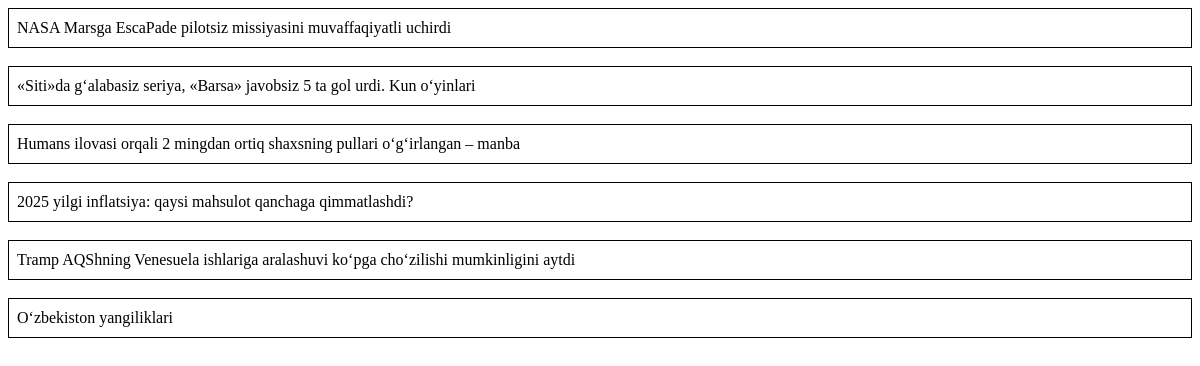
Before: /news/ with the older database file.
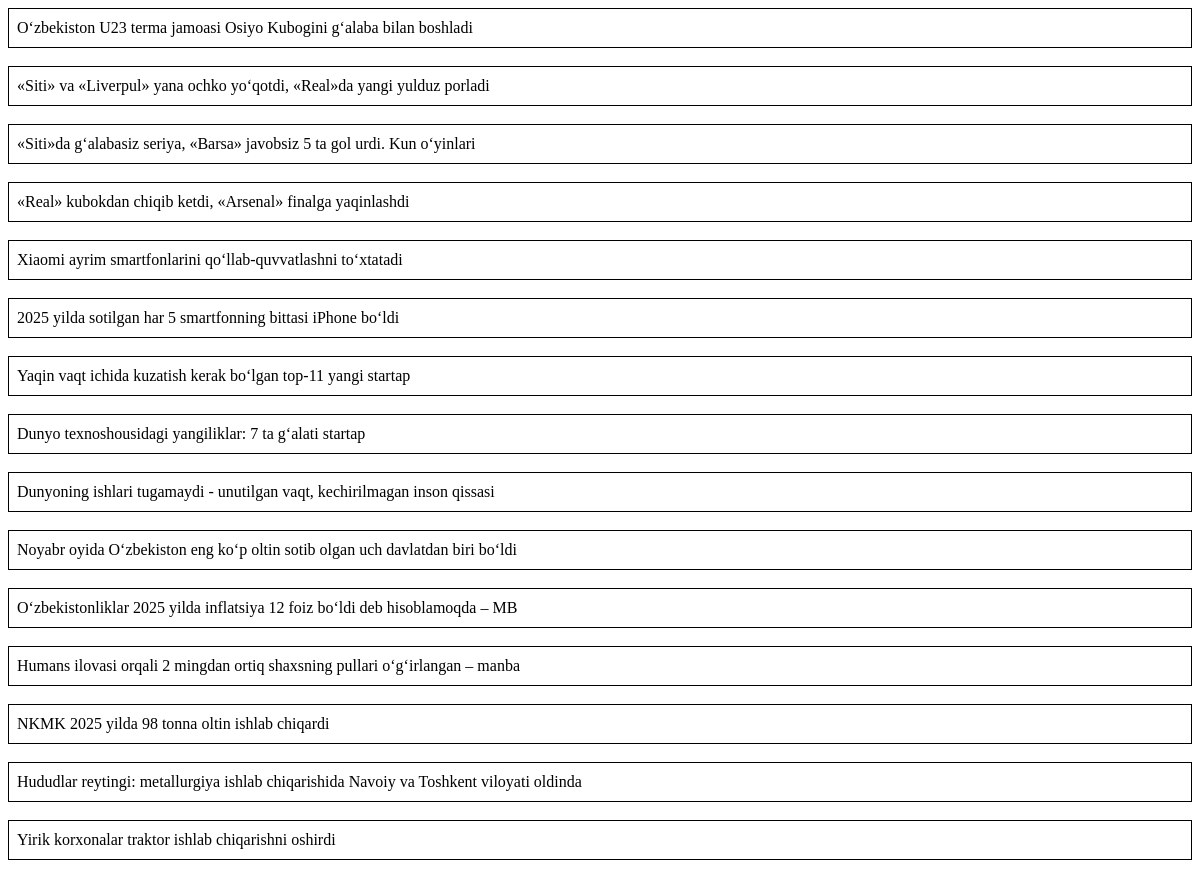
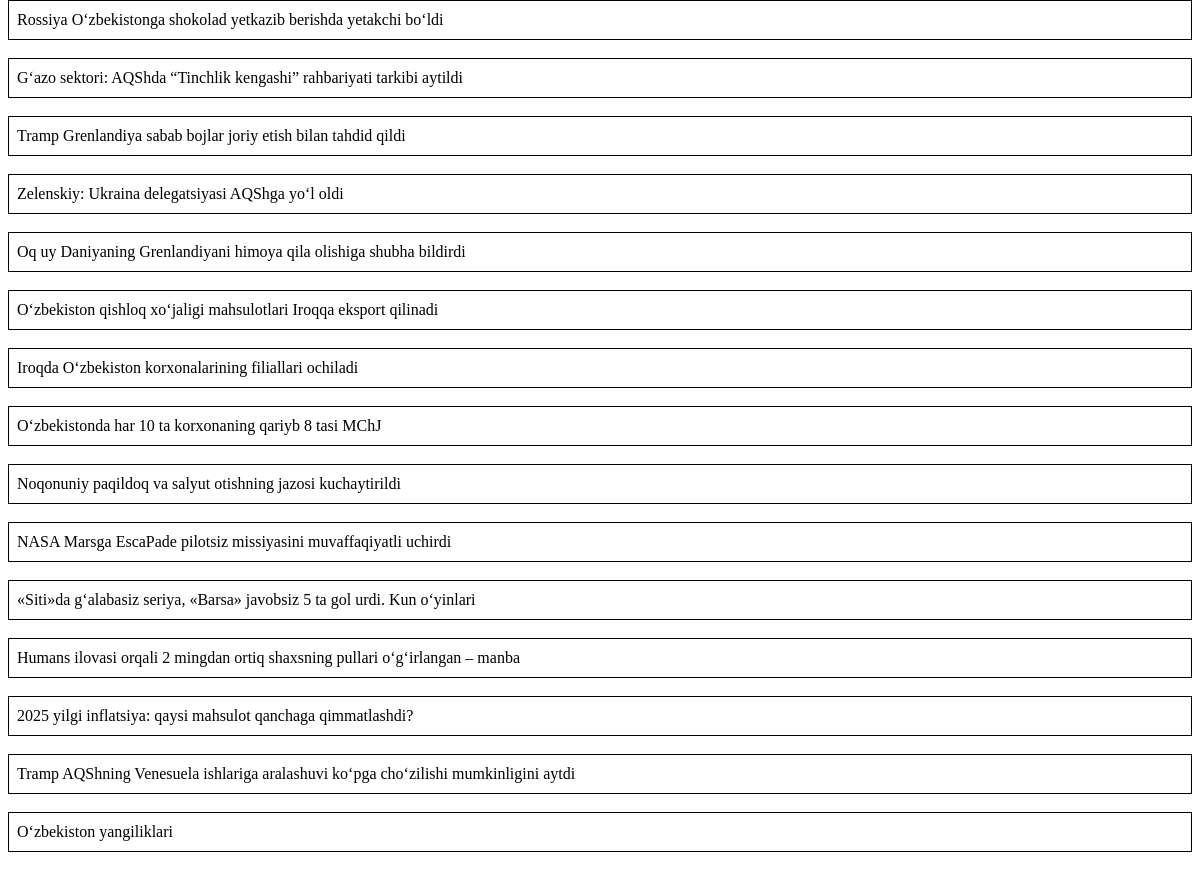
After: the same page with the newer database file (2 pictures, top to bottom).
### news_projeck/models.py (models this page shows, shortened)
class News(models.Model):
    class Status(models.TextChoices):
        Draft = "DT", "Draft"
        Published = "PB" , "Published"
    title = models.CharField(max_length=250)
    slug = models.SlugField(max_length=250 , unique=True)
    body = models.TextField()
    img = models.ImageField(upload_to='new/images/')
    category = models.ForeignKey(Category, on_delete=models.CASCADE)
    created_at = models.DateTimeField(auto_now_add=True)
    updated_at = models.DateTimeField(auto_now=True)
    published_at = models.DateTimeField(default=timezone.now)
    status = models.CharField(max_length=2 , choices=Status.choices , default=Status.Draft)
    class Meta:
        ordering = ["-published_at"]

### news_projeck/views.py (the view)
# urls.py: path('news/', news_list, name='news_list'),
def news_list(request):
    news = News.objects.order_by('-created_at')
    categories = Category.objects.all
    context={
        'news':news
    }
    return render(request ,'list.html', context=context)

### templates/list.html (shortened to what this page needs)
<!DOCTYPE html>
<html lang="en">
<head>
</head>
<body>
{% for new in news %}
    <div style="border: 1px solid black; padding: 10px 8px;">
        <a style="text-decoration: none; color: black;" href="{% url 'news_detail' new.id %}">
            {{ new.title }}
        </a>
    </div>
    <br>
{% endfor %}
</body>
</html>

Changed rows visible on the page:
added News: title "O‘zbekiston U23 terma jamoasi Osiyo Kubogini g‘alaba bilan boshladi"
added News: title "«Siti» va «Liverpul» yana ochko yo‘qotdi, «Real»da yangi yulduz porladi"
added News: title "«Siti»da g‘alabasiz seriya, «Barsa» javobsiz 5 ta gol urdi. Kun o‘yinlari"
added News: title "«Real» kubokdan chiqib ketdi, «Arsenal» finalga yaqinlashdi"
added News: title "Xiaomi ayrim smartfonlarini qo‘llab-quvvatlashni to‘xtatadi"
added News: title "2025 yilda sotilgan har 5 smartfonning bittasi iPhone bo‘ldi"
added News: title "Yaqin vaqt ichida kuzatish kerak bo‘lgan top-11 yangi startap"
added News: title "Dunyo texnoshousidagi yangiliklar: 7 ta g‘alati startap"
added News: title "Dunyoning ishlari tugamaydi - unutilgan vaqt, kechirilmagan inson qissasi"
added News: title "Noyabr oyida O‘zbekiston eng ko‘p oltin sotib olgan uch davlatdan biri bo‘ldi"
added News: title "O‘zbekistonliklar 2025 yilda inflatsiya 12 foiz bo‘ldi deb hisoblamoqda – MB"
added News: title "Humans ilovasi orqali 2 mingdan ortiq shaxsning pullari o‘g‘irlangan – manba"
added News: title "NKMK 2025 yilda 98 tonna oltin ishlab chiqardi"
added News: title "Hududlar reytingi: metallurgiya ishlab chiqarishida Navoiy va Toshkent viloyati oldinda"
added News: title "Yirik korxonalar traktor ishlab chiqarishni oshirdi"
added News: title "Rossiya O‘zbekistonga shokolad yetkazib berishda yetakchi bo‘ldi"
added News: title "G‘azo sektori: AQShda “Tinchlik kengashi” rahbariyati tarkibi aytildi"
added News: title "Tramp Grenlandiya sabab bojlar joriy etish bilan tahdid qildi"
added News: title "Zelenskiy: Ukraina delegatsiyasi AQShga yo‘l oldi"
added News: title "Oq uy Daniyaning Grenlandiyani himoya qila olishiga shubha bildirdi"
added News: title "O‘zbekiston qishloq xo‘jaligi mahsulotlari Iroqqa eksport qilinadi"
added News: title "Iroqda O‘zbekiston korxonalarining filiallari ochiladi"
added News: title "O‘zbekistonda har 10 ta korxonaning qariyb 8 tasi MChJ"
added News: title "Noqonuniy paqildoq va salyut otishning jazosi kuchaytirildi"
